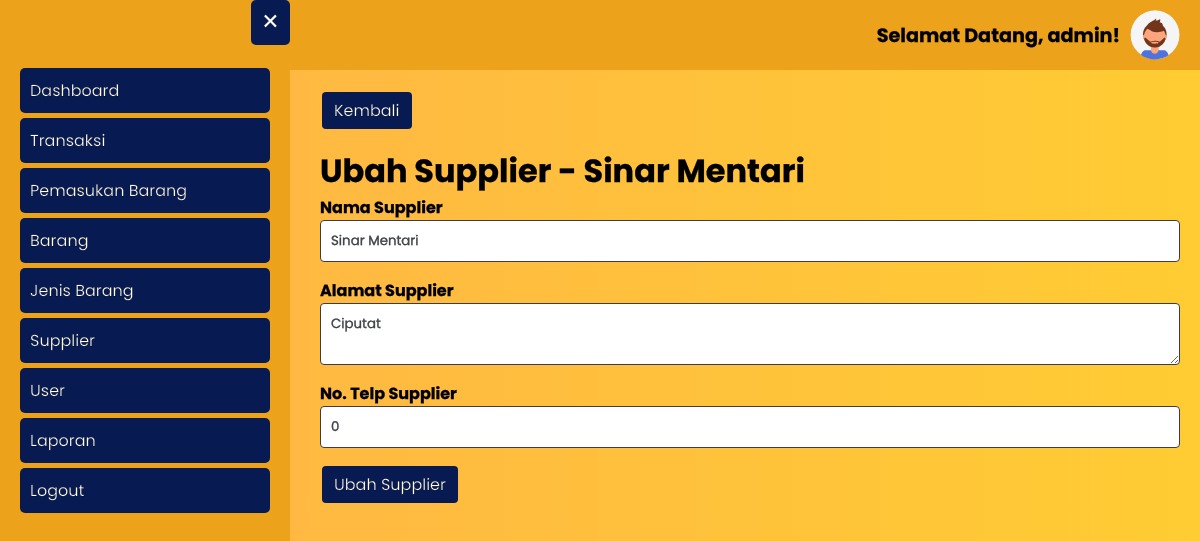
Before: /supplier/ubah_supplier.php?id_supplier=2 (signed in) with the older database file.
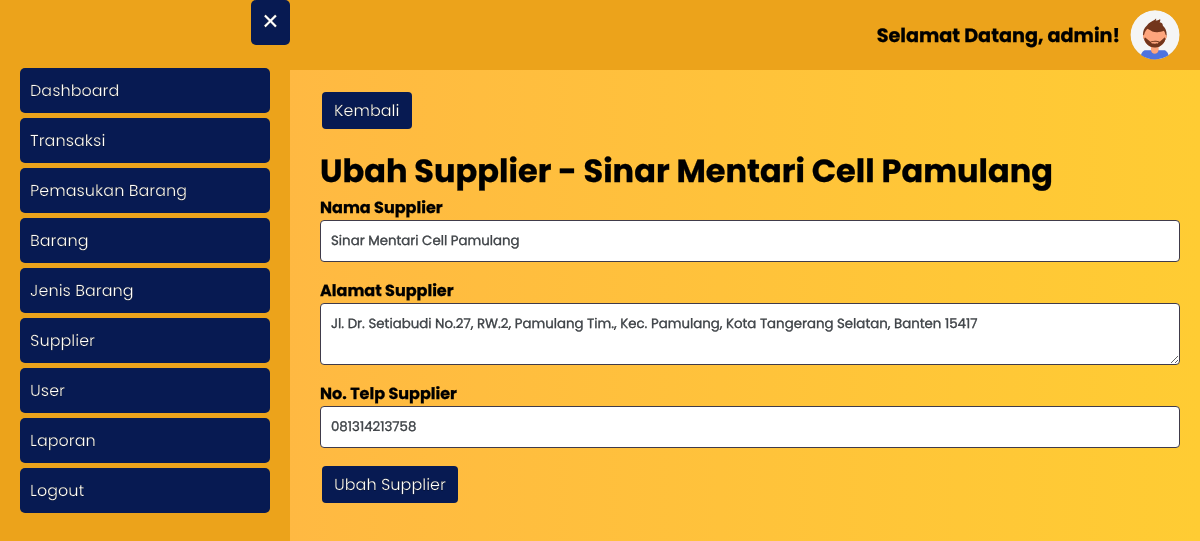
After: the same page with the newer database file.
### tables this page shows
CREATE TABLE `supplier` (
  `id_supplier` int(11) NOT NULL,
  `nama_supplier` varchar(50) NOT NULL,
  `alamat_supplier` text NOT NULL,
  `no_telp_supplier` varchar(20) NOT NULL
);

### supplier/ubah_supplier.php (the view, shortened to what this page needs)
<?php
require_once '../koneksi.php';
$id_supplier = htmlspecialchars($_GET['id_supplier']);
$data_supplier = mysqli_fetch_assoc(mysqli_query($koneksi, "SELECT * FROM supplier WHERE id_supplier = '$id_supplier'"));
?>
<html>
<head>
	<?php include_once '../include/head.php'; ?>
</head>
<body class="bg-gradient">
    <?php include_once '../include/topbar.php' ?>
	<?php include_once '../include/sidebar.php'; ?>
	<div class="main-content">
		<a href="<?= BASE_URL; ?>supplier/supplier.php" class="btn">Kembali</a>
		<div class="my">
			<h1>Ubah Supplier - <?= $data_supplier['nama_supplier']; ?></h1>
			<form method="post">
				<div class="form-group">
					<label for="nama_supplier">Nama Supplier</label>
					<input type="text" name="nama_supplier" id="nama_supplier" class="form-input" value="<?= $data_supplier['nama_supplier']; ?>" required>
				</div>
				<div class="form-group">
					<label for="alamat_supplier">Alamat Supplier</label>
					<textarea name="alamat_supplier" id="alamat_supplier" class="form-input" required><?= $data_supplier['alamat_supplier']; ?></textarea>
				</div>
				<div class="form-group">
					<label for="no_telp_supplier">No. Telp Supplier</label>
					<input type="number" name="no_telp_supplier" id="no_telp_supplier" class="form-input" value="<?= $data_supplier['no_telp_supplier']; ?>" required>
				</div>
				<div class="form-group">
					<button type="submit" name="btnUbahSupplier" class="btn">Ubah Supplier</button>
				</div>
			</form>
		</div>
	</div>
</body>
</html>

Changed rows visible on the page:
changed supplier: nama_supplier "Sinar Mentari" → "Sinar Mentari Cell Pamulang"; alamat_supplier "Ciputat" → "Jl. Dr. Setiabudi No.27, RW.2, Pamulang Tim., Kec. Pamulang, Kota Tangerang Selatan, Banten 15417"; no_telp_supplier "0" → "081314213758"
